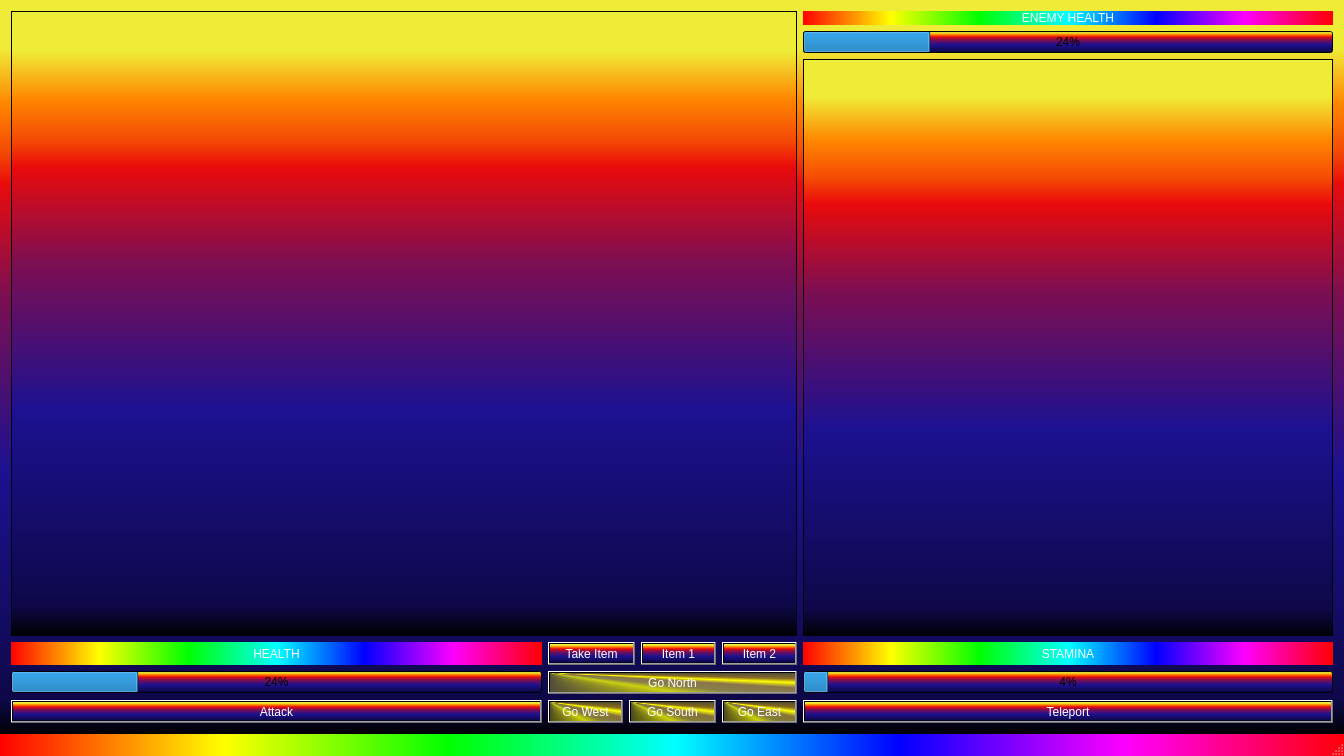
<?xml version="1.0" encoding="UTF-8"?>
<ui version="4.0">
 <class>MainWindow</class>
 <widget class="QMainWindow" name="MainWindow">
  <property name="geometry">
   <rect>
    <x>0</x>
    <y>0</y>
    <width>1344</width>
    <height>756</height>
   </rect>
  </property>
  <property name="windowTitle">
   <string>ZorkGUI</string>
  </property>
  <property name="styleSheet">
   <string notr="true">QMainWindow{
color: black;
background: qlineargradient(spread:pad, x1:0, y1:0, x2:1, y2:0, stop:0 rgba(255, 0, 0, 255), stop:0.166 rgba(255, 255, 0, 255), stop:0.333 rgba(0, 255, 0, 255), stop:0.5 rgba(0, 255, 255, 255), stop:0.666 rgba(0, 0, 255, 255), stop:0.833 rgba(255, 0, 255, 255), stop:1 rgba(255, 0, 0, 255))
}</string>
  </property>
  <widget class="QWidget" name="centralWidget">
   <property name="styleSheet">
    <string notr="true">QWidget{
color: black;
background:qlineargradient(spread:pad, x1:0, y1:1, x2:0, y2:0, stop:0 rgba(0, 0, 0, 255), stop:0.05 rgba(14, 8, 73, 255), stop:0.36 rgba(28, 17, 145, 255), stop:0.6 rgba(126, 14, 81, 255), stop:0.75 rgba(234, 11, 11, 255), stop:0.79 rgba(244, 70, 5, 255), stop:0.86 rgba(255, 136, 0, 255), stop:0.935 rgba(239, 236, 55, 255))
}</string>
   </property>
   <layout class="QGridLayout" name="gridLayout">
    <property name="sizeConstraint">
     <enum>QLayout::SetDefaultConstraint</enum>
    </property>
    <item row="0" column="1" rowspan="3" colspan="6">
     <widget class="QTextEdit" name="textEdit">
      <property name="accessibleName">
       <string/>
      </property>
      <property name="styleSheet">
       <string notr="true">QTextEdit{
font: 75 20pt &quot;Constantia&quot;;
color: gold;

}</string>
      </property>
     </widget>
    </item>
    <item row="7" column="1">
     <widget class="QProgressBar" name="progressBar">
      <property name="styleSheet">
       <string notr="true"/>
      </property>
      <property name="value">
       <number>24</number>
      </property>
      <property name="alignment">
       <set>Qt::AlignCenter</set>
      </property>
      <property name="textVisible">
       <bool>true</bool>
      </property>
     </widget>
    </item>
    <item row="1" column="7">
     <widget class="QProgressBar" name="progressBar_3">
      <property name="enabled">
       <bool>true</bool>
      </property>
      <property name="value">
       <number>24</number>
      </property>
      <property name="alignment">
       <set>Qt::AlignCenter</set>
      </property>
      <property name="invertedAppearance">
       <bool>false</bool>
      </property>
     </widget>
    </item>
    <item row="3" column="1">
     <widget class="QLabel" name="label">
      <property name="styleSheet">
       <string notr="true">QLabel{
color: white;
background:qlineargradient(spread:pad, x1:0, y1:0, x2:1, y2:0, stop:0 rgba(255, 0, 0, 255), stop:0.166 rgba(255, 255, 0, 255), stop:0.333 rgba(0, 255, 0, 255), stop:0.5 rgba(0, 255, 255, 255), stop:0.666 rgba(0, 0, 255, 255), stop:0.833 rgba(255, 0, 255, 255), stop:1 rgba(255, 0, 0, 255));
font: 75 12pt &quot;Constantia&quot;;
}</string>
      </property>
      <property name="text">
       <string>HEALTH</string>
      </property>
      <property name="alignment">
       <set>Qt::AlignCenter</set>
      </property>
     </widget>
    </item>
    <item row="8" column="7">
     <widget class="QPushButton" name="pushButton_6">
      <property name="styleSheet">
       <string notr="true">QPushButton{
color: white;
font: 75 12pt &quot;Constantia&quot;;

}</string>
      </property>
      <property name="text">
       <string>Teleport</string>
      </property>
     </widget>
    </item>
    <item row="8" column="6">
     <widget class="QPushButton" name="pushButton_4">
      <property name="styleSheet">
       <string notr="true">QPushButton{
color: white;
background:qconicalgradient(cx:0, cy:0, angle:135, stop:0 rgba(255, 255, 0, 69), stop:0.375 rgba(255, 255, 0, 69), stop:0.423533 rgba(251, 255, 0, 145), stop:0.45 rgba(247, 255, 0, 208), stop:0.477581 rgba(255, 244, 71, 130), stop:0.518717 rgba(255, 218, 71, 130), stop:0.55 rgba(255, 255, 0, 255), stop:0.57754 rgba(255, 203, 0, 130), stop:0.625 rgba(255, 255, 0, 69), stop:1 rgba(255, 255, 0, 69));
font: 75 12pt &quot;Constantia&quot;;
}</string>
      </property>
      <property name="text">
       <string>Go East</string>
      </property>
     </widget>
    </item>
    <item row="8" column="2">
     <widget class="QPushButton" name="pushButton_3">
      <property name="styleSheet">
       <string notr="true">QPushButton{
color: white;
background:qconicalgradient(cx:0, cy:0, angle:135, stop:0 rgba(255, 255, 0, 69), stop:0.375 rgba(255, 255, 0, 69), stop:0.423533 rgba(251, 255, 0, 145), stop:0.45 rgba(247, 255, 0, 208), stop:0.477581 rgba(255, 244, 71, 130), stop:0.518717 rgba(255, 218, 71, 130), stop:0.55 rgba(255, 255, 0, 255), stop:0.57754 rgba(255, 203, 0, 130), stop:0.625 rgba(255, 255, 0, 69), stop:1 rgba(255, 255, 0, 69));
font: 75 12pt &quot;Constantia&quot;;
}</string>
      </property>
      <property name="text">
       <string>Go West</string>
      </property>
     </widget>
    </item>
    <item row="3" column="6">
     <widget class="QPushButton" name="pushButton_10">
      <property name="styleSheet">
       <string notr="true">color: white;
font: 75 12pt &quot;Constantia&quot;;</string>
      </property>
      <property name="text">
       <string>Item 2</string>
      </property>
     </widget>
    </item>
    <item row="7" column="7">
     <widget class="QProgressBar" name="progressBar_2">
      <property name="styleSheet">
       <string notr="true"/>
      </property>
      <property name="maximum">
       <number>500</number>
      </property>
      <property name="value">
       <number>24</number>
      </property>
      <property name="alignment">
       <set>Qt::AlignCenter</set>
      </property>
      <property name="textVisible">
       <bool>true</bool>
      </property>
      <property name="invertedAppearance">
       <bool>false</bool>
      </property>
     </widget>
    </item>
    <item row="8" column="3" colspan="3">
     <widget class="QPushButton" name="pushButton_2">
      <property name="styleSheet">
       <string notr="true">QPushButton{
color: white;
background:qconicalgradient(cx:0, cy:0, angle:135, stop:0 rgba(255, 255, 0, 69), stop:0.375 rgba(255, 255, 0, 69), stop:0.423533 rgba(251, 255, 0, 145), stop:0.45 rgba(247, 255, 0, 208), stop:0.477581 rgba(255, 244, 71, 130), stop:0.518717 rgba(255, 218, 71, 130), stop:0.55 rgba(255, 255, 0, 255), stop:0.57754 rgba(255, 203, 0, 130), stop:0.625 rgba(255, 255, 0, 69), stop:1 rgba(255, 255, 0, 69));
font: 75 12pt &quot;Constantia&quot;;
}</string>
      </property>
      <property name="text">
       <string>Go South</string>
      </property>
     </widget>
    </item>
    <item row="3" column="7">
     <widget class="QLabel" name="label_2">
      <property name="styleSheet">
       <string notr="true">QLabel{
color: white;
background:qlineargradient(spread:pad, x1:0, y1:0, x2:1, y2:0, stop:0 rgba(255, 0, 0, 255), stop:0.166 rgba(255, 255, 0, 255), stop:0.333 rgba(0, 255, 0, 255), stop:0.5 rgba(0, 255, 255, 255), stop:0.666 rgba(0, 0, 255, 255), stop:0.833 rgba(255, 0, 255, 255), stop:1 rgba(255, 0, 0, 255));
font: 75 12pt &quot;Constantia&quot;;
}</string>
      </property>
      <property name="text">
       <string>STAMINA</string>
      </property>
      <property name="alignment">
       <set>Qt::AlignCenter</set>
      </property>
     </widget>
    </item>
    <item row="7" column="2" colspan="5">
     <widget class="QPushButton" name="pushButton">
      <property name="styleSheet">
       <string notr="true">QPushButton{
color: white;
background:qconicalgradient(cx:0, cy:0, angle:135, stop:0 rgba(255, 255, 0, 69), stop:0.375 rgba(255, 255, 0, 69), stop:0.423533 rgba(251, 255, 0, 145), stop:0.45 rgba(247, 255, 0, 208), stop:0.477581 rgba(255, 244, 71, 130), stop:0.518717 rgba(255, 218, 71, 130), stop:0.55 rgba(255, 255, 0, 255), stop:0.57754 rgba(255, 203, 0, 130), stop:0.625 rgba(255, 255, 0, 69), stop:1 rgba(255, 255, 0, 69));
font: 75 12pt &quot;Constantia&quot;;
}</string>
      </property>
      <property name="text">
       <string>Go North</string>
      </property>
     </widget>
    </item>
    <item row="8" column="1">
     <widget class="QPushButton" name="pushButton_8">
      <property name="styleSheet">
       <string notr="true">color: white;
font: 75 12pt &quot;Constantia&quot;;</string>
      </property>
      <property name="text">
       <string>Attack</string>
      </property>
     </widget>
    </item>
    <item row="3" column="2" colspan="3">
     <widget class="QPushButton" name="pushButton_7">
      <property name="styleSheet">
       <string notr="true">color: white;
font: 75 12pt &quot;Constantia&quot;;</string>
      </property>
      <property name="text">
       <string>Take Item</string>
      </property>
     </widget>
    </item>
    <item row="3" column="5">
     <widget class="QPushButton" name="pushButton_9">
      <property name="styleSheet">
       <string notr="true">color: white;
font: 75 12pt &quot;Constantia&quot;;
</string>
      </property>
      <property name="text">
       <string>Item 1</string>
      </property>
     </widget>
    </item>
    <item row="0" column="7">
     <widget class="QLabel" name="label_3">
      <property name="styleSheet">
       <string notr="true">QLabel{
color: white;
background:qlineargradient(spread:pad, x1:0, y1:0, x2:1, y2:0, stop:0 rgba(255, 0, 0, 255), stop:0.166 rgba(255, 255, 0, 255), stop:0.333 rgba(0, 255, 0, 255), stop:0.5 rgba(0, 255, 255, 255), stop:0.666 rgba(0, 0, 255, 255), stop:0.833 rgba(255, 0, 255, 255), stop:1 rgba(255, 0, 0, 255));
font: 75 12pt &quot;Constantia&quot;;
}</string>
      </property>
      <property name="text">
       <string>ENEMY HEALTH</string>
      </property>
      <property name="alignment">
       <set>Qt::AlignCenter</set>
      </property>
     </widget>
    </item>
    <item row="2" column="7">
     <widget class="QTextEdit" name="textEdit_2"/>
    </item>
   </layout>
  </widget>
  <widget class="QStatusBar" name="statusBar"/>
 </widget>
 <layoutdefault spacing="6" margin="11"/>
 <resources/>
 <connections/>
</ui>
